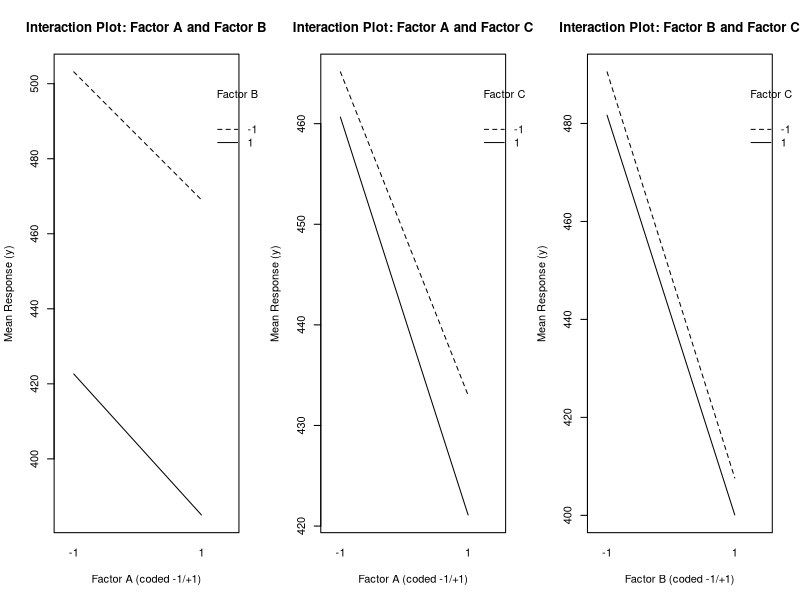

Write the R code that produced this figure.
## ---- chunk 1
knitr::opts_chunk$set(echo = TRUE)
## ---- chunk 2
##############################################
# 1. LOAD DATA
##############################################
data <- data.frame(
  Run = 1:8,
  A   = c(-1, -1, -1, -1, +1, +1, +1, +1),
  B   = c(-1, -1, +1, +1, -1, -1, +1, +1),
  C   = c(-1, +1, -1, +1, -1, +1, -1, +1),
  AB  = c(+1, +1, -1, -1, -1, -1, +1, +1),
  AC  = c(+1, -1, +1, -1, -1, +1, -1, +1),
  BC  = c(+1, -1, -1, +1, +1, -1, -1, +1),
  ABC = c(-1, +1, +1, -1, +1, -1, -1, +1), 
  Rep1 = c(507.48, 498.24, 423.83, 422.90, 472.65, 462.68, 396.21, 376.38), 
  Rep2 = c(504.31, 502.62, 424.98, 418.84, 477.71, 463.17, 385.43, 382.19),
  Var = c(5.02, 9.59, 0.66, 8.24, 12.80, 0.12, 57.96, 16.93)
)

knitr::kable(data[1:3, ], caption = "Factorial Combinations")
## ---- chunk 3
##############################################
# 2. CALCULATE MAIN EFFECTS (NUMERICALLY)
##############################################
# For Rep1:    
# Main effect of A: difference between the mean responses when A=1 and A=-1.
mean_A_pos_Rep1 <- mean(data$Rep1[data$A == 1])
mean_A_neg_Rep1 <- mean(data$Rep1[data$A == -1])
effect_A_Rep1   <- mean_A_pos_Rep1 - mean_A_neg_Rep1

# Main effect of B:
mean_B_pos_Rep1 <- mean(data$Rep1[data$B == 1])
mean_B_neg_Rep1 <- mean(data$Rep1[data$B == -1])
effect_B_Rep1   <- mean_B_pos_Rep1 - mean_B_neg_Rep1

# Main effect of C:
mean_C_pos_Rep1 <- mean(data$Rep1[data$C == 1])
mean_C_neg_Rep1 <- mean(data$Rep1[data$C == -1])
effect_C_Rep1   <- mean_C_pos_Rep1 - mean_C_neg_Rep1

# For Rep2:
mean_A_pos_Rep2 <- mean(data$Rep2[data$A == 1])
mean_A_neg_Rep2 <- mean(data$Rep2[data$A == -1])
effect_A_Rep2   <- mean_A_pos_Rep2 - mean_A_neg_Rep2

mean_B_pos_Rep2 <- mean(data$Rep2[data$B == 1])
mean_B_neg_Rep2 <- mean(data$Rep2[data$B == -1])
effect_B_Rep2   <- mean_B_pos_Rep2 - mean_B_neg_Rep2

mean_C_pos_Rep2 <- mean(data$Rep2[data$C == 1])
mean_C_neg_Rep2 <- mean(data$Rep2[data$C == -1])
effect_C_Rep2   <- mean_C_pos_Rep2 - mean_C_neg_Rep2

# Create a summary table of main effects
main_effects_rep1 <- data.frame(
  Factor = c("A", "B", "C"),
  Mean_Positive = c(mean_A_pos_Rep1, mean_B_pos_Rep1, mean_C_pos_Rep1),
  Mean_Negative = c(mean_A_neg_Rep1, mean_B_neg_Rep1, mean_C_neg_Rep1),
  Main_Effect = c(effect_A_Rep1, effect_B_Rep1, effect_C_Rep1)
)

main_effects_rep2 <- data.frame(
  Factor = c("A", "B", "C"),
  Mean_Positive = c(mean_A_pos_Rep2, mean_B_pos_Rep2, mean_C_pos_Rep2),
  Mean_Negative = c(mean_A_neg_Rep2, mean_B_neg_Rep2, mean_C_neg_Rep2),
  Main_Effect = c(effect_A_Rep2, effect_B_Rep2, effect_C_Rep2)
)

knitr::kable(main_effects_rep1, caption = "Replication 1")
knitr::kable(main_effects_rep2, caption = "Replication 2")
## ---- chunk 4
##############################################
# 2. INSPECT DATA AND COMPUTE RESPONSE
##############################################
# Compute the mean response (y) from the two replicates for each run
data$y <- rowMeans(data[, c("Rep1", "Rep2")])

##############################################
# 4. INTERACTION PLOTS
##############################################
par(mfrow = c(1, 3))
# Interaction plot for Factors A and B
interaction.plot(x.factor = factor(data$A), 
                 trace.factor = factor(data$B),
                 response = data$y,
                 main = "Interaction Plot: Factor A and Factor B",
                 xlab = "Factor A (coded -1/+1)",
                 ylab = "Mean Response (y)",
                 trace.label = "Factor B")

# Interaction plot for Factors A and C
interaction.plot(x.factor = factor(data$A), 
                 trace.factor = factor(data$C),
                 response = data$y,
                 main = "Interaction Plot: Factor A and Factor C",
                 xlab = "Factor A (coded -1/+1)",
                 ylab = "Mean Response (y)",
                 trace.label = "Factor C")

# Interaction plot for Factors B and C
interaction.plot(x.factor = factor(data$B), 
                 trace.factor = factor(data$C),
                 response = data$y,
                 main = "Interaction Plot: Factor B and Factor C",
                 xlab = "Factor B (coded -1/+1)",
                 ylab = "Mean Response (y)",
                 trace.label = "Factor C")
par(mfrow = c(1, 1))
## ---- chunk 5
# Pooled Estimated Variance: 
Var = 5.02 + 9.59 + 0.66 + 8.24 + 12.80 + 0.12 + 57.96 + 16.93
